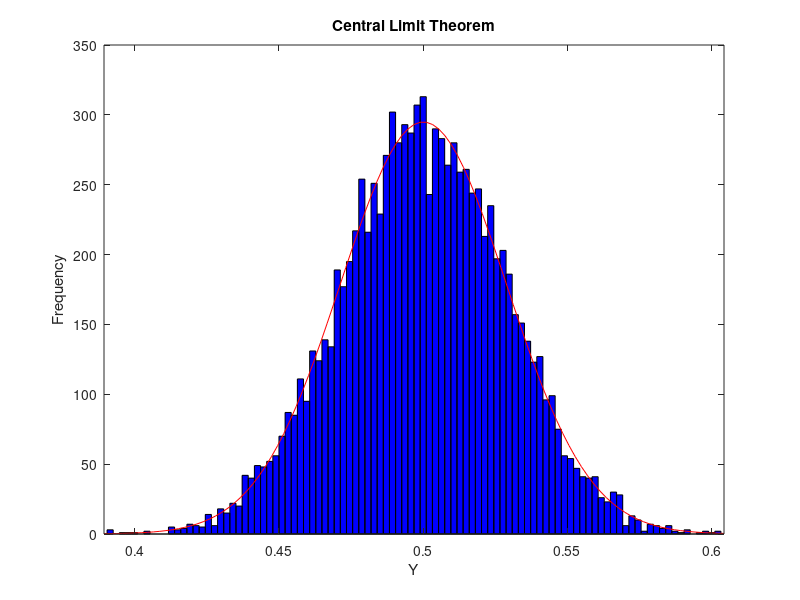

This figure's MATLAB source:
n=100;
N=10000;
X=rand([n,N]);
Y=mean(X); %returns a row vector containing the mean of each column
figure('Name','CLT')
clf
histfit(Y)
xlabel('Y')
ylabel('Frequency')
title('Central Limit Theorem')